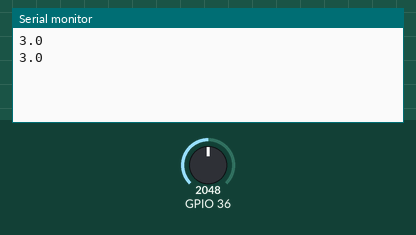
A sketch run on a simulated ESP32. Parts: the last lines printed to the serial monitor. The inputs (shaded band) are chosen by the test bench; at power-on: GPIO 36 = 2048.

Above: at 1.2 s.
1.3 s: GPIO 36 set to 2866
At 2.4 s:
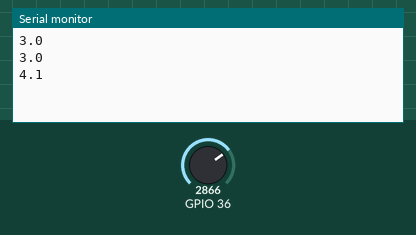
2.8 s: GPIO 36 set to 3603
At 3.8 s:
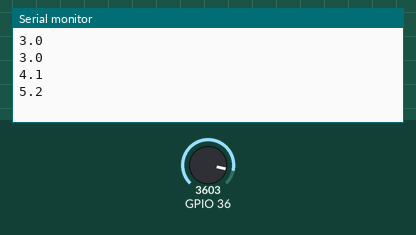
Timing chart, 0 to 5.8 s (numbered marks = the images above; inputs shaded):
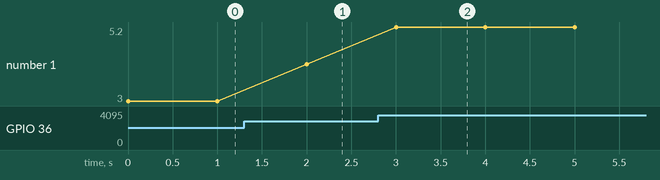

The sketch:

ESP32_ADC_Voltage_Measurement.ino
```cpp
// 0 - 5 volts range Example

void setup() {
  Serial.begin(115200);
}

void loop() {
  Serial.println(readVoltage(),1);
  float BatteryVoltage = readVoltage();
  delay(1000);
}

float readVoltage(){
  #define constant 5.9; // 0-5v range example
  // #define constant 7.1;   // 0-6v   range
  // #define constant 14.6;  // 0-12v  range
  // #define constant 18.5;  // 0-15v  range
  // #define constant 30.1;  // 0-24v  range
  // #define constant 38.1;  // 0-30v  range
  // #define constant 64.5;  // 0-50v  range
  // #define constant 130.0; // 0-100v range
  float ADCvoltage = (float)analogRead(36) / 4095 * constant;
  return ADCvoltage;         // 0-5v   range unless constant is changed
}
```

Measured:
- after the input at 1.3 s, the serial monitor: prints a new line after 0.70 s (image 1)
- after the input at 2.8 s, the serial monitor: prints a new line after 0.20 s (image 2)
- plotted number 1: 3 → 4.1 after the input at 1.3 s, 4.1 → 5.2 after the input at 2.8 s
